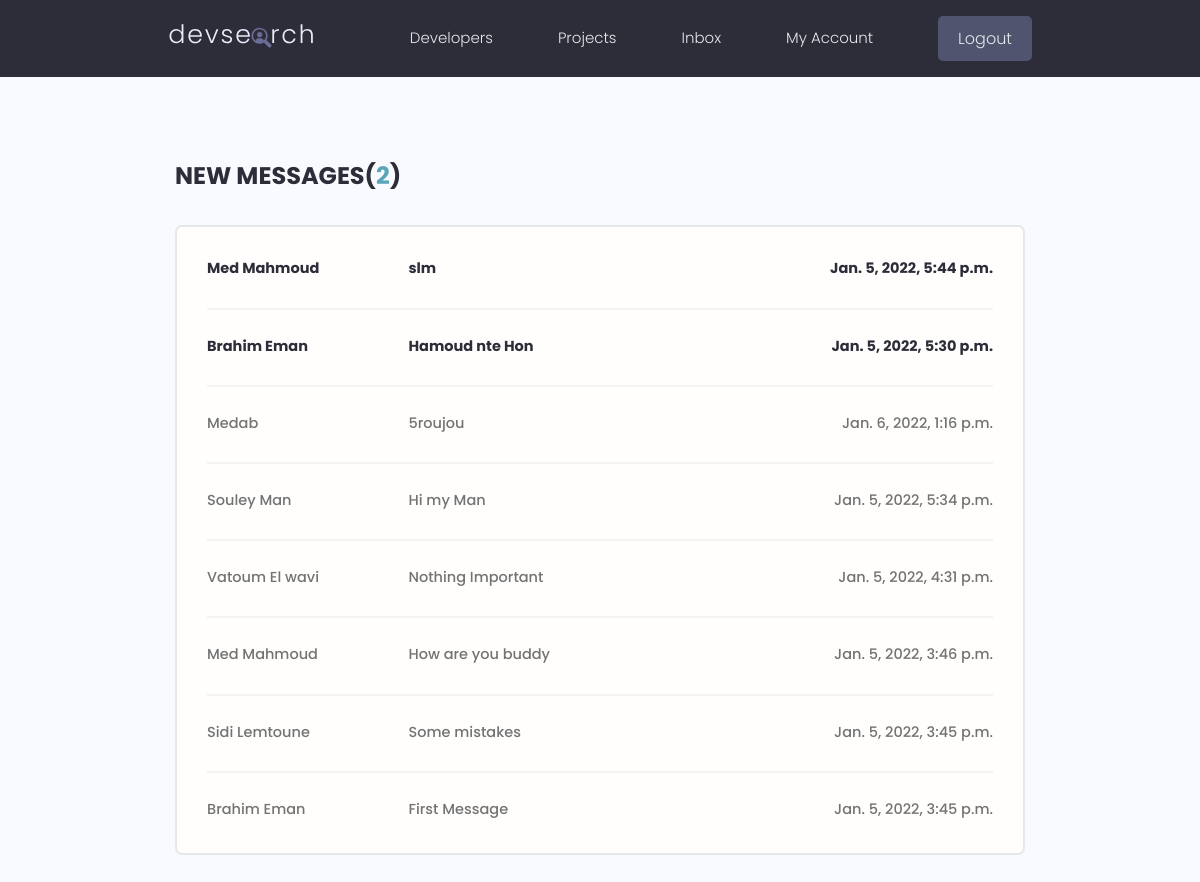
The page /inbox/ (signed in) on the database its author committed.
### users/models.py (models this page shows, shortened)
class Message(models.Model):
    sender = models.ForeignKey(
        Profile, on_delete=models.SET_NULL, null=True, blank=True)
    recipient = models.ForeignKey(
        Profile, on_delete=models.SET_NULL, null=True, blank=True, related_name="messages")
    name = models.CharField(max_length=200, null=True, blank=True)
    email = models.EmailField(max_length=200, null=True, blank=True)
    subject = models.CharField(max_length=200, null=True, blank=True)
    body = models.TextField()
    is_read = models.BooleanField(default=False, null=True)
    created = models.DateTimeField(auto_now_add=True)
    id = models.UUIDField(
        default=uuid.uuid4, unique=True, primary_key=True, editable=False)
    class Meta:
        ordering = ['is_read', '-created']

### users/views.py (the view)
# urls.py: path('inbox/', views.inbox, name="inbox"),
@login_required(login_url='login')
def inbox(request):
    profile = request.user.profile
    messageRequests = profile.messages.all()
    unreadCount = messageRequests.filter(is_read=False).count()
    context = {'messageRequests': messageRequests, 'unreadCount': unreadCount}
    return render(request, 'users/inbox.html', context)

### users/templates/users/inbox.html
{% extends 'main.html' %}
{% load static %}
{% block content %}
  <main class="inbox my-xl">
    <div class="content-box">
      <h3 class="inbox__title">New Messages(<span>{{unreadCount}}</span>)</h3>
      <ul class="messages">
        {% for message in messageRequests%}
        {% if message.is_read == False %}
        <li class="message message--unread">
        <a href="{% url 'message' message.id %}">
            <span class="message__author">{{message.name}}</span>
            <span class="message__subject">{{message.subject}}</span>
            <span class="message__date">{{message.created}}</span>
          </a>
        </li>
        {%else%}
        <li class="message">
        <a href="{% url 'message' message.id %}">
            <span class="message__author">{{message.name}}</span>
            <span class="message__subject">{{message.subject}}</span>
            <span class="message__date">{{message.created}}</span>
          </a>
        </li>
        {%endif%}
        {%endfor%}
      </ul>
    </div>
  </main>
{%endblock content%}

### static/styles/app.css (style rules this page uses)
:root { --color-sub: #2d2d39; }
.content-box { width: 95%; max-width: 85rem; margin: 0 auto; }
.inbox { height: 90vh; }
.inbox__title, .inbox__title span { font-size: 2.4rem; font-weight: 700; color: var(--color-sub); text-transform: uppercase; text-align: left; margin-bottom: 3rem; }
.inbox__title span { color: var(--color-main); }
.messages { list-style: none; background: var(--color-white); padding: 0.5rem 3rem; border: 2px solid var(--color-light); border-radius: 0.7rem; }
.message { padding: 2.5rem 0; }
.message > a span { font-size: 1.45rem; font-weight: 500; }
.message.message--unread a span { font-weight: 700; color: var(--color-sub); }
.message:not(:last-child) { border-bottom: 2px solid var(--color-white-light); }
.message > a { display: flex; gap: 1rem; }
.message__author, .message__date { flex-basis: 25%; }
.message__subject { flex-basis: 50%; }
.message__date { text-align: right; }

### static/uikit/styles/modules/_variables.css (style rules this page uses)
:root { --color-main: #5aa5b9; --color-main-light: #e6faff; --color-sub: #3f4156; --color-sub-light: #51546e; --color-sub-lighter: #ededfd; --color-text: #737373; --color-gray: #8b8b8b; --color-light: #e5e7eb; --color-light-gray: #767676; --color-bg: #f8fafd; --color-white: #fffefd; --color-white-light: #f3f3f3; --color-success: #359e64; --color-success-bg: #def8e8; --color-error: #fc4b0b; --color-error-bg: #fff2ee; --font-base: 'Poppins', arial, helvetica, 'Segoe UI', roboto, ubuntu, sans-serif; --font-monospace: 'Fira Code', 'Courier New', courier, monospace; --font-regular: 300; --font-medium: 500; --font-bold: 700; --generic-shadow: 1px 1px 5px #00000010; --generic-transition: all 0.3s ease-in-out; }

### static/uikit/styles/modules/_base.css (style rules this page uses)
* { margin: 0; padding: 0; box-sizing: border-box; text-rendering: optimizeLegibility; color: inherit; font-size: inherit; }
html { font-size: 50%; }
@media only screen and (min-width: 480px) { html { font-size: 56.25%; } }
@media only screen and (min-width: 1200px) { html { font-size: 62.5%; } }
body { line-height: 1.6; font-weight: 400; font-size: 1.5rem; color: var(--color-text); background-color: var(--color-bg); min-height: 100vh; }

### static/uikit/styles/modules/_typography.css (style rules this page uses)
* { font-family: var(--font-base); }
h3 { font-size: 3.2rem; font-weight: var(--font-medium); }
p, span, strong { font-size: 1.6rem; color: var(--color-text); font-weight: var(--font-regular); }
a { padding-bottom: 2px; text-decoration: none; display: inline-block; color: var(--color-main); font-weight: var(--font-medium); }

### static/uikit/styles/modules/_utilities.css (style rules this page uses)
.my-xl { margin: 8rem auto; }

### rows shown on the page
Message: name "Med Mahmoud", subject "slm", created "Jan. 5, 2022, 5:44 p.m."
Message: name "Brahim Eman", subject "Hamoud nte Hon", created "Jan. 5, 2022, 5:30 p.m."
Message: name "Medab", subject "5roujou", created "Jan. 6, 2022, 1:16 p.m."
Message: name "Souley Man", subject "Hi my Man", created "Jan. 5, 2022, 5:34 p.m."
Message: name "Vatoum El wavi", subject "Nothing Important", created "Jan. 5, 2022, 4:31 p.m."
Message: name "Med Mahmoud", subject "How are you buddy", created "Jan. 5, 2022, 3:46 p.m."
Message: name "Sidi Lemtoune", subject "Some mistakes", created "Jan. 5, 2022, 3:45 p.m."
Message: name "Brahim Eman", subject "First Message", created "Jan. 5, 2022, 3:45 p.m."

### other values the page prints
{{ unreadCount }} "2"
